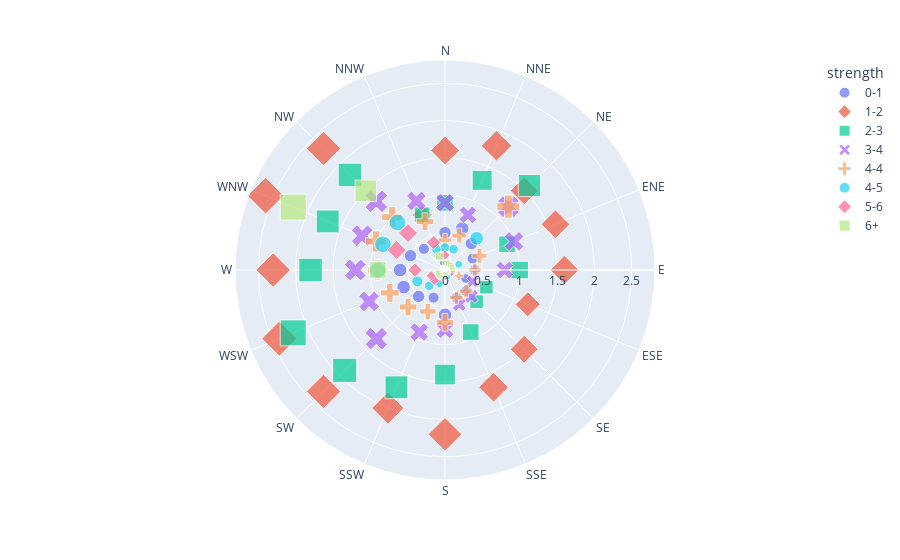

The notebook cell this image was saved under:
### Code cell
df_wind = px.data.wind()

px.scatter_polar(df_wind, r='frequency', theta='direction',
color='strength', size='frequency', symbol='strength')

### Figure 1 — Plotly figure (JSON) as saved in the notebook; plotly's stock layout.template omitted (floating-point values rounded to 4 significant figures)
{"data": [{"hovertemplate": "strength=0-1<br>frequency=%{marker.size}<br>direction=%{theta}<extra></extra>", "legendgroup": "0-1", "marker": {"color": "#636efa", "size": [0.5, 0.6, 0.5, 0.4, 0.4, 0.3, 0.4, 0.4, 0.6, 0.4, 0.5, 0.6, 0.6, 0.5, 0.4, 0.1], "sizemode": "area", "sizeref": 0.0065, "symbol": "circle"}, "mode": "markers", "name": "0-1", "r": [0.5, 0.6, 0.5, 0.4, 0.4, 0.3, 0.4, 0.4, 0.6, 0.4, 0.5, 0.6, 0.6, 0.5, 0.4, 0.1], "showlegend": true, "subplot": "polar", "theta": ["N", "NNE", "NE", "ENE", "E", "ESE", "SE", "SSE", "S", "SSW", "SW", "WSW", "W", "WNW", "NW", "NNW"], "type": "scatterpolar"}, {"hovertemplate": "strength=1-2<br>frequency=%{marker.size}<br>direction=%{theta}<extra></extra>", "legendgroup": "1-2", "marker": {"color": "#EF553B", "size": [1.6, 1.8, 1.5, 1.6, 1.6, 1.2, 1.5, 1.7, 2.2, 2, 2.3, 2.4, 2.3, 2.6, 2.3, 0.8], "sizemode": "area", "sizeref": 0.0065, "symbol": "diamond"}, "mode": "markers", "name": "1-2", "r": [1.6, 1.8, 1.5, 1.6, 1.6, 1.2, 1.5, 1.7, 2.2, 2, 2.3, 2.4, 2.3, 2.6, 2.3, 0.8], "showlegend": true, "subplot": "polar", "theta": ["N", "NNE", "NE", "ENE", "E", "ESE", "SE", "SSE", "S", "SSW", "SW", "WSW", "W", "WNW", "NW", "NNW"], "type": "scatterpolar"}, {"hovertemplate": "strength=2-3<br>frequency=%{marker.size}<br>direction=%{theta}<extra></extra>", "legendgroup": "2-3", "marker": {"color": "#00cc96", "size": [0.9, 1.3, 1.6, 0.9, 1, 0.6, 0.6, 0.9, 1.4, 1.7, 1.9, 2.2, 1.8, 1.7, 1.8, 0.8], "sizemode": "area", "sizeref": 0.0065, "symbol": "square"}, "mode": "markers", "name": "2-3", "r": [0.9, 1.3, 1.6, 0.9, 1, 0.6, 0.6, 0.9, 1.4, 1.7, 1.9, 2.2, 1.8, 1.7, 1.8, 0.8], "showlegend": true, "subplot": "polar", "theta": ["N", "NNE", "NE", "ENE", "E", "ESE", "SE", "SSE", "S", "SSW", "SW", "WSW", "W", "WNW", "NW", "NNW"], "type": "scatterpolar"}, {"hovertemplate": "strength=3-4<br>frequency=%{marker.size}<br>direction=%{theta}<extra></extra>", "legendgroup": "3-4", "marker": {"color": "#ab63fa", "size": [0.9, 0.8, 1.2, 1, 0.8, 0.4, 0.5, 0.5, 0.8, 0.9, 1.3, 1.1, 1.2, 1.2, 1.3, 1], "sizemode": "area", "sizeref": 0.0065, "symbol": "x"}, "mode": "markers", "name": "3-4", "r": [0.9, 0.8, 1.2, 1, 0.8, 0.4, 0.5, 0.5, 0.8, 0.9, 1.3, 1.1, 1.2, 1.2, 1.3, 1], "showlegend": true, "subplot": "polar", "theta": ["N", "NNE", "NE", "ENE", "E", "ESE", "SE", "SSE", "S", "SSW", "SW", "WSW", "W", "WNW", "NW", "NNW"], "type": "scatterpolar"}, {"hovertemplate": "strength=4-4<br>frequency=%{marker.size}<br>direction=%{theta}<extra></extra>", "legendgroup": "4-4", "marker": {"color": "#FFA15A", "size": [0.4, 0.5, 1.2, 0.5, 0.4, 0.2, 0.4, 0.4, 0.7, 0.6, 0.7, 0.8, 0.9, 1, 1, 0.7], "sizemode": "area", "sizeref": 0.0065, "symbol": "cross"}, "mode": "markers", "name": "4-4", "r": [0.4, 0.5, 1.2, 0.5, 0.4, 0.2, 0.4, 0.4, 0.7, 0.6, 0.7, 0.8, 0.9, 1, 1, 0.7], "showlegend": true, "subplot": "polar", "theta": ["N", "NNE", "NE", "ENE", "E", "ESE", "SE", "SSE", "S", "SSW", "SW", "WSW", "W", "WNW", "NW", "NNW"], "type": "scatterpolar"}, {"hovertemplate": "strength=4-5<br>frequency=%{marker.size}<br>direction=%{theta}<extra></extra>", "legendgroup": "4-5", "marker": {"color": "#19d3f3", "size": [0.3, 0.3, 0.6, 0.2, 0.1, 0.1, 0.05, 0.1, 0.1, 0.2, 0.3, 0.4, 0.9, 0.9, 0.9, 0.3], "sizemode": "area", "sizeref": 0.0065, "symbol": "circle"}, "mode": "markers", "name": "4-5", "r": [0.3, 0.3, 0.6, 0.2, 0.1, 0.1, 0.05, 0.1, 0.1, 0.2, 0.3, 0.4, 0.9, 0.9, 0.9, 0.3], "showlegend": true, "subplot": "polar", "theta": ["N", "NNE", "NE", "ENE", "E", "ESE", "SE", "SSE", "S", "SSW", "SW", "WSW", "W", "WNW", "NW", "NNW"], "type": "scatterpolar"}, {"hovertemplate": "strength=5-6<br>frequency=%{marker.size}<br>direction=%{theta}<extra></extra>", "legendgroup": "5-6", "marker": {"color": "#FF6692", "size": [0.2, 0.1, 0.1, 0.1, 0.1, 0.1, 0.05, 0.05, 0.1, 0.05, 0.2, 0.2, 0.4, 0.7, 0.7, 0.4], "sizemode": "area", "sizeref": 0.0065, "symbol": "diamond"}, "mode": "markers", "name": "5-6", "r": [0.2, 0.1, 0.1, 0.1, 0.1, 0.1, 0.05, 0.05, 0.1, 0.05, 0.2, 0.2, 0.4, 0.7, 0.7, 0.4], "showlegend": true, "subplot": "polar", "theta": ["N", "NNE", "NE", "ENE", "E", "ESE", "SE", "SSE", "S", "SSW", "SW", "WSW", "W", "WNW", "NW", "NNW"], "type": "scatterpolar"}, {"hovertemplate": "strength=6+<br>frequency=%{marker.size}<br>direction=%{theta}<extra></extra>", "legendgroup": "6+", "marker": {"color": "#B6E880", "size": [0.1, 0.1, 0.1, 0.1, 0.1, 0.05, 0.05, 0.05, 0.05, 0.1, 0.1, 0.1, 0.9, 2.2, 1.5, 0.2], "sizemode": "area", "sizeref": 0.0065, "symbol": "square"}, "mode": "markers", "name": "6+", "r": [0.1, 0.1, 0.1, 0.1, 0.1, 0.05, 0.05, 0.05, 0.05, 0.1, 0.1, 0.1, 0.9, 2.2, 1.5, 0.2], "showlegend": true, "subplot": "polar", "theta": ["N", "NNE", "NE", "ENE", "E", "ESE", "SE", "SSE", "S", "SSW", "SW", "WSW", "W", "WNW", "NW", "NNW"], "type": "scatterpolar"}], "layout": {"legend": {"itemsizing": "constant", "title": {"text": "strength"}, "tracegroupgap": 0}, "margin": {"t": 60}, "polar": {"angularaxis": {"direction": "clockwise", "rotation": 90}, "domain": {"x": [0, 1], "y": [0, 1]}}}}
